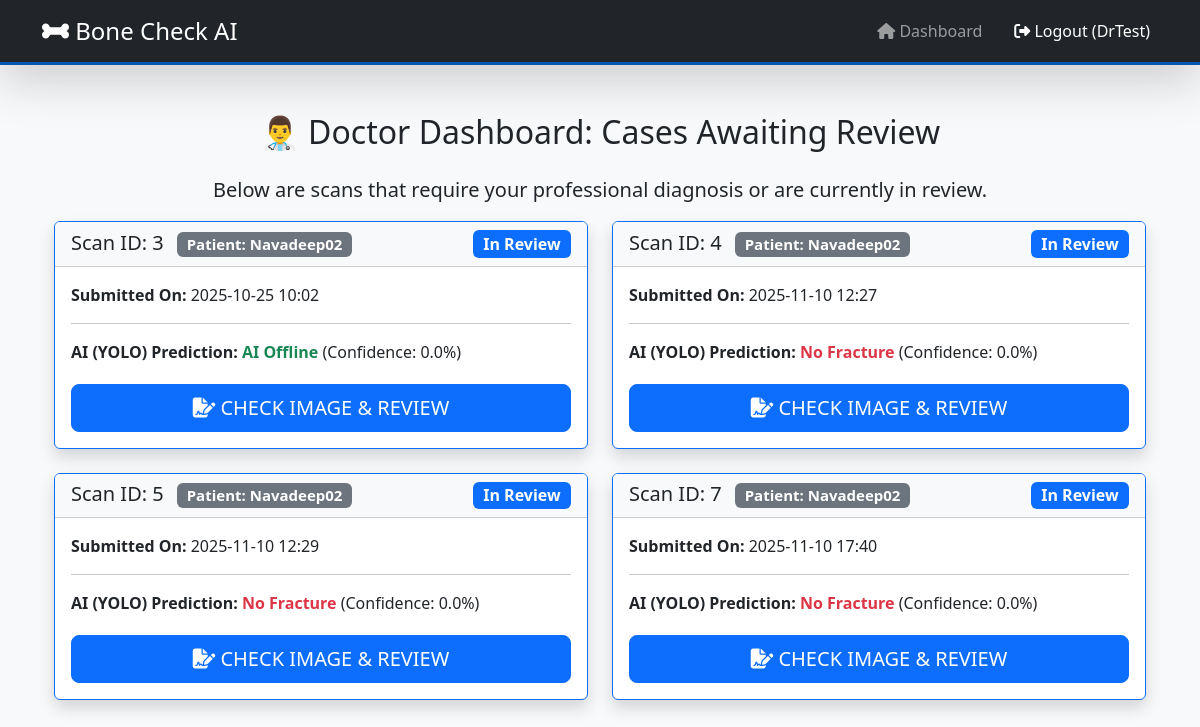
The page /dashboard (signed in) on the database its author committed.
### models.py (models this page shows, shortened)
class User(db.Model, UserMixin):
    id = db.Column(db.Integer, primary_key=True)
    username = db.Column(db.String(64), index=True, unique=True, nullable=False)
    email = db.Column(db.String(120), index=True, unique=True, nullable=True)
    password_hash = db.Column(db.String(128))
    role_id = db.Column(db.Integer, db.ForeignKey('role.id'))
    scans_submitted = db.relationship('Scan', foreign_keys='Scan.patient_id', backref='patient', lazy='dynamic')
    scans_assigned = db.relationship('Scan', foreign_keys='Scan.doctor_id', backref='doctor', lazy='dynamic')

class Scan(db.Model):
    id = db.Column(db.Integer, primary_key=True)
    image_path = db.Column(db.String(256), nullable=False) # Path relative to static/
    timestamp = db.Column(db.DateTime, index=True, default=datetime.utcnow)
    status = db.Column(db.String(50), default='Pending')
    yolo_result = db.Column(db.String(20), default='N/A')
    yolo_confidence = db.Column(db.Float)
    doctor_report = db.Column(db.Text)
    report_timestamp = db.Column(db.DateTime)
    patient_id = db.Column(db.Integer, db.ForeignKey('user.id'))
    doctor_id = db.Column(db.Integer, db.ForeignKey('user.id'), nullable=True) # Assigned doctor

### routes.py (the view)
@main.route('/dashboard')
@login_required
def dashboard():
    role_name = current_user.role.name
    if role_name == 'patient':
        scans = Scan.query.filter_by(patient_id=current_user.id).order_by(Scan.timestamp.desc()).all()
        return render_template('patient/dashboard.html', title='Patient Dashboard', scans=scans)
    elif role_name == 'doctor':
        pending_scans = Scan.query.filter(
            Scan.status.in_(['Pending', 'In Review'])
        ).order_by(Scan.timestamp.asc()).all()
        return render_template('doctor/dashboard.html', title='Doctor Dashboard', scans=pending_scans)
    elif role_name == 'admin':
        all_users = User.query.all()
        return render_template('admin/dashboard.html', title='Admin Dashboard', users=all_users)
    return redirect(url_for('main.index'))

### app.py (called while the page is built)
@login_manager.user_loader
def load_user(user_id):
    return User.query.get(int(user_id))

### templates/doctor/dashboard.html
{% extends "base.html" %}
{% block content %}
<div class="container mt-4">
    <h2 class="text-center mb-4">👨‍⚕️ Doctor Dashboard: Cases Awaiting Review</h2>
    <p class="lead text-center">Below are scans that require your professional diagnosis or are currently in review.</p>
    {% if scans %}
    <div class="row">
        {% for scan in scans %}
        <div class="col-md-6 mb-4">
            <div class="card shadow h-100
                {% if scan.status == 'Pending' %}border-warning{% elif scan.status == 'In Review' %}border-primary{% else %}border-secondary{% endif %}">
                <div class="card-header bg-light d-flex justify-content-between align-items-center">
                    <h5 class="mb-0">Scan ID: {{ scan.id }}
                        <span class="badge bg-secondary ms-2">Patient: {{ scan.patient.username }}</span>
                    </h5>
                    <span class="badge
                        {% if scan.status == 'Pending' %}bg-warning text-dark{% elif scan.status == 'In Review' %}bg-primary{% else %}bg-secondary{% endif %}
                        fs-6">{{ scan.status }}</span>
                </div>
                <div class="card-body">
                    <p><strong>Submitted On:</strong> {{ scan.timestamp.strftime('%Y-%m-%d %H:%M') }}</p>
                    <hr>
                    <p class="mb-1"><strong>AI (YOLO) Prediction:</strong>
                        <span class="fw-bold
                            {% if 'Fracture' in scan.yolo_result %}text-danger{% else %}text-success{% endif %}">
                            {{ scan.yolo_result }}
                        </span>
                        (Confidence: {{ "%.1f"|format(scan.yolo_confidence * 100) }}%)
                    </p>
                    {% if scan.status in ['Fracture Detected', 'No Fracture', 'Inconclusive'] %}
                        <div class="mt-3 alert alert-success">Diagnosis Complete.</div>
                    {% else %}
                         <a href="{{ url_for('main.review_scan', scan_id=scan.id) }}" class="btn btn-primary btn-lg w-100 mt-3">
                            <i class="fas fa-file-signature"></i> CHECK IMAGE & REVIEW
                        </a>
                    {% endif %}
                </div>
            </div>
        </div>
        {% endfor %}
    </div>
    {% else %}
    <div class="alert alert-success text-center mt-5" role="alert">
        🎉 All clear! You have no pending scans assigned for review.
    </div>
    {% endif %}
</div>
{% endblock %}

### templates/base.html (shortened to what this page needs)
<!DOCTYPE html>
<html lang="en">
<head>
    <link href="https://cdn.jsdelivr.net/npm/bootstrap@5.3.3/dist/css/bootstrap.min.css" rel="stylesheet">
    <link rel="stylesheet" href="https://cdnjs.cloudflare.com/ajax/libs/font-awesome/6.5.2/css/all.min.css">
</head>
<body>
    <nav class="navbar navbar-expand-lg navbar-dark bg-dark shadow-lg">
        <div class="container">
            <a class="navbar-brand fs-4" href="{{ url_for('main.index') }}"><i class="fas fa-bone"></i> Bone Check AI</a>
            <div class="collapse navbar-collapse" id="navbarNav">
                <ul class="navbar-nav ms-auto">
                    {% if current_user.is_authenticated %}
                        <li class="nav-item me-3">
                            <a class="nav-link btn btn-outline-light" href="{{ url_for('main.dashboard') }}"><i class="fas fa-home"></i> Dashboard</a>
                        </li>
                        <li class="nav-item">
                            <a class="nav-link btn btn-danger text-white" href="{{ url_for('auth.logout') }}"><i class="fas fa-sign-out-alt"></i> Logout ({{ current_user.username }})</a>
                        </li>
                    {% endif %}
                </ul>
            </div>
        </div>
    </nav>
    <div class="container mt-5">
        <main>
            {% block content %}{% endblock %}
        </main>
    </div>
</body>
</html>

### templates/base.html (style rules this page uses)
body { background-color: #f8f9fa; }
.navbar { border-bottom: 3px solid #0056b3; }

### rows shown on the page
User: username "DrTest"
Scan: id "3", patient.username "Navadeep02", status "In Review", timestamp "2025-10-25 10:02", yolo_result "AI Offline", scan.yolo_confidence*100 "0.0"
Scan: id "4", patient.username "Navadeep02", status "In Review", timestamp "2025-11-10 12:27", yolo_result "No Fracture", scan.yolo_confidence*100 "0.0"
Scan: id "5", patient.username "Navadeep02", status "In Review", timestamp "2025-11-10 12:29", yolo_result "No Fracture", scan.yolo_confidence*100 "0.0"
Scan: id "7", patient.username "Navadeep02", status "In Review", timestamp "2025-11-10 17:40", yolo_result "No Fracture", scan.yolo_confidence*100 "0.0"
